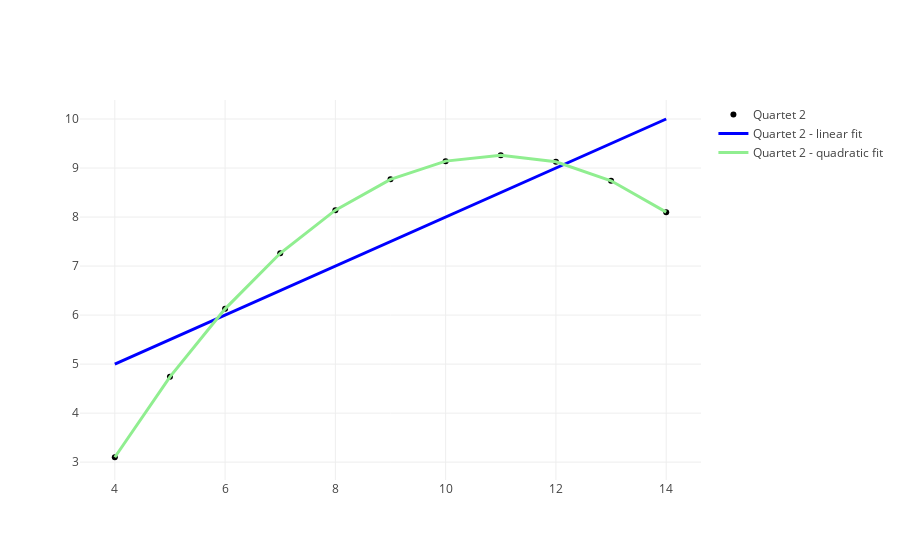

Here is the notebook cell this chart was saved with:
### Markdown cell above
The residual plot above shows no apparent structure and the values are scattered above and below 0 randomly, which means the linear fit is good.

### Quartet 2 linear vs. quadratic fits

### Code cell
# https://stackoverflow.com/questions/33710829/linear-regression-with-quadratic-terms


quadratic_model = make_pipeline(PolynomialFeatures(2), linear_model.LinearRegression())
regr_Q2_quad = quadratic_model.fit(Q2_X, Q2_Y)
Q2_Y_predQuadratic = regr_Q2_quad.predict(Q2_X)

trace1 = go.Scatter(x=df_Q2['x2'], y=df_Q2['y2'],
                    mode='markers', name = 'Quartet 2', marker = dict(color = 'black'))

trace1_linReg = go.Scatter(x=df_Q2['x2'], y = Q2_Y_pred,
                           name = 'Quartet 2 - linear fit',
                           mode = 'lines',
                           line = dict(color = 'blue', width= 3)
                          )
trace1_quadReg = go.Scatter(x=df_Q2['x2'], y = Q2_Y_predQuadratic,
                            name = 'Quartet 2 - quadratic fit',
                            mode = 'lines',
                            line = dict(color = 'lightgreen', width = 3)
                           )

data = [trace1, trace1_linReg, trace1_quadReg]

fig = go.Figure(data=data)

iplot(fig)

### Figure 1 — Plotly figure (JSON) as saved in the notebook; plotly's stock layout.template omitted (floating-point values rounded to 4 significant figures)
{"data": [{"marker": {"color": "black"}, "mode": "markers", "name": "Quartet 2", "type": "scatter", "uid": "feb4c44e-0ece-4129-90ff-6b1dcbbfd270", "x": [4, 5, 6, 7, 8, 9, 10, 11, 12, 13, 14], "y": [3.1, 4.74, 6.13, 7.26, 8.14, 8.77, 9.14, 9.26, 9.13, 8.74, 8.1]}, {"line": {"color": "blue", "width": 3}, "mode": "lines", "name": "Quartet 2 - linear fit", "type": "scatter", "uid": "565d4277-d25c-4b60-8a35-263844a7e353", "x": [4, 5, 6, 7, 8, 9, 10, 11, 12, 13, 14], "y": [5.001, 5.501, 6.001, 6.501, 7.001, 7.501, 8.001, 8.501, 9.001, 9.501, 10.0]}, {"line": {"color": "lightgreen", "width": 3}, "mode": "lines", "name": "Quartet 2 - quadratic fit", "type": "scatter", "uid": "8b0b5eb4-7d37-4e4e-8cc0-81cee1771239", "x": [4, 5, 6, 7, 8, 9, 10, 11, 12, 13, 14], "y": [3.1, 4.741, 6.128, 7.261, 8.141, 8.768, 9.141, 9.261, 9.128, 8.741, 8.1]}], "layout": {}}
